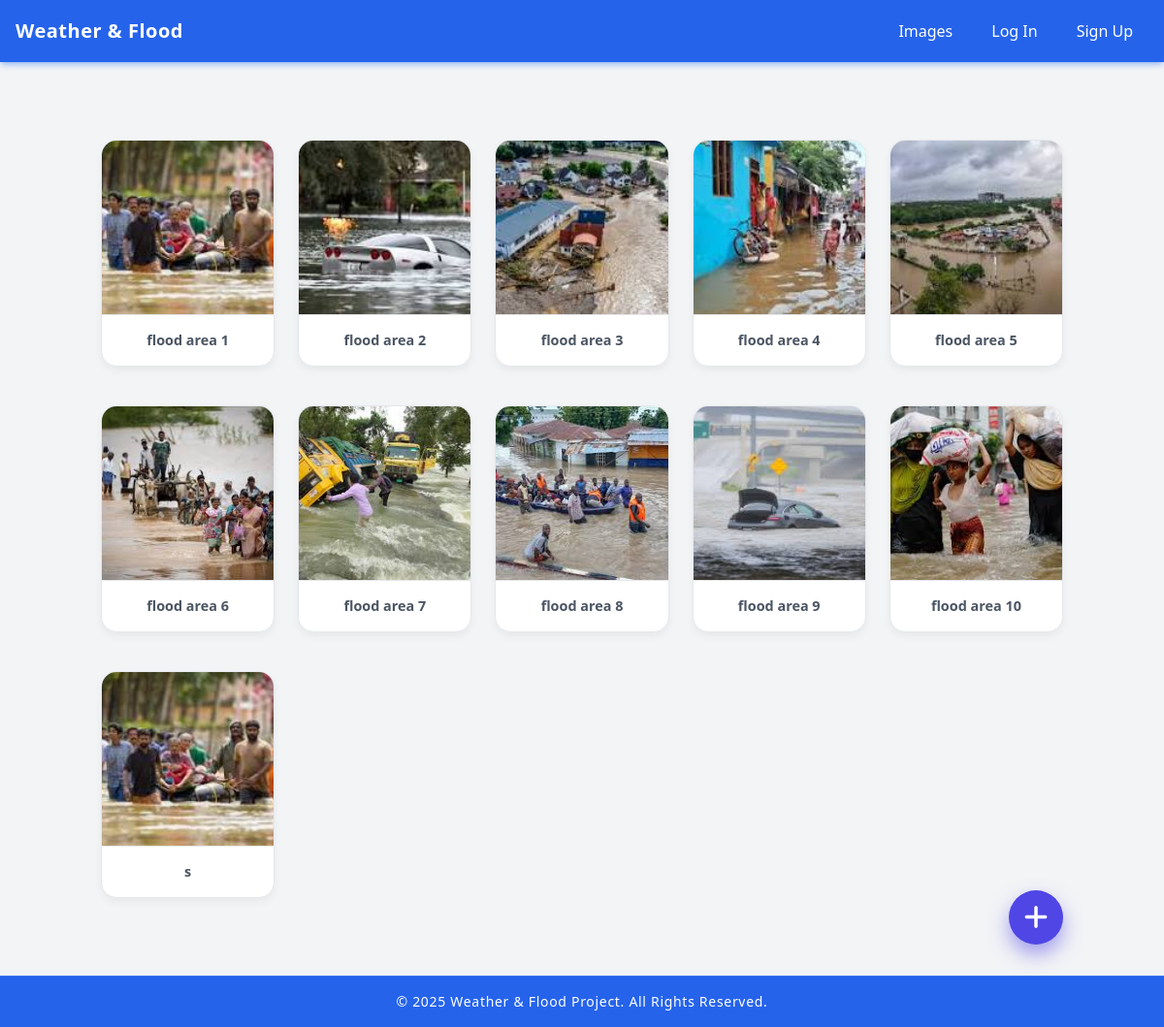
The page /about/ on the database its author committed.
### WF/models.py (models this page shows, shortened)
class ImageModel(models.Model):
    image = models.ImageField(upload_to='images/')
    link = models.URLField(blank=True, null=True)
    description = models.CharField(max_length=255)
    user = models.ForeignKey(User, on_delete=models.CASCADE) # Track uploader

### WF/views.py (the view)
# urls.py: path('about/', views.about, name='about'),     # Add missing comma here
def about(request):
    images = ImageModel.objects.all()
    if request.method == 'POST':
        if request.user.is_authenticated:
            form = ImageUploadForm(request.POST, request.FILES)
            if form.is_valid():
                image = form.save(commit=False)
                image.user = request.user
                image.save()
                return redirect('about')
        else:
            return redirect('login')
    else:
        form = ImageUploadForm()
    return render(request, 'WF/about.html', {'images': images, 'form': form})

### WF/templates/WF/about.html (shortened to what this page needs)
{% extends 'WF/base.html' %}
{% load static %}
{% load crispy_forms_tags %}
{% block content %}
<script src="https://cdn.tailwindcss.com"></script>
<link href="https://cdnjs.cloudflare.com/ajax/libs/font-awesome/6.4.0/css/all.min.css" rel="stylesheet" />
</head>
<body>
<div class="container">
  <button id="openModalBtn" aria-label="Open upload image modal" title="Upload new image">
    <i class="fas fa-plus" aria-hidden="true"></i>
  </button>
  <section class="grid grid-cols-2 sm:grid-cols-3 md:grid-cols-5 gap-x-6 gap-y-10">
    {% for image in images %}
    <div class="image-item image-card" tabindex="0" aria-label="Image card with description and link" data-link="{{ image.link|default:'' }}">
      <img src="{{ image.image.url }}" alt="Photo showing {{ image.description|default:'an image' }}" class="clickable-image" />
      <p class="desc-text">{{ image.description }}</p>
    </div>
    {% empty %}
      <p class="text-center text-gray-500 col-span-full">No images uploaded yet.</p>
    {% endfor %}
  </section>
</div>
</body>
{% endblock %}

### WF/templates/WF/base.html (shortened to what this page needs)
<html lang="en">
<head>
    <link href="https://cdn.jsdelivr.net/npm/tailwindcss@2.2.19/dist/tailwind.min.css" rel="stylesheet" />
</head>
<body class="bg-gray-100 font-sans text-gray-800">
    <header class="bg-blue-600 text-white p-4">
        <nav class="max-w-7xl mx-auto flex justify-between items-center">
            <a href="{% url 'home' %}" class="text-xl font-semibold tracking-wide select-none">Weather & Flood</a>
            <div class="flex items-center space-x-2">
                <a href="{% url 'about' %}" class="px-4 py-1 select-none">Images</a>
                {% if user.is_authenticated %}
                    <span class="px-4 py-1 select-none">Hello, {{ user.username }}</span>
                    <form method="post" action="{% url 'logout' %}" style="display: inline;">
                        {% csrf_token %}
                        <button type="submit" class="px-4 py-1 select-none">Logout</button>
                    </form>
                {% else %}
                    <a href="{% url 'login' %}?next={{ request.path }}" class="px-4 py-1 select-none">Log In</a>
                    <a href="{% url 'signup' %}" class="px-4 py-1 select-none">Sign Up</a>
                {% endif %}
            </div>
        </nav>
    </header>
    <main class="py-8">
        {% block content %}{% endblock %}
    </main>
    <footer class="bg-blue-600 text-white p-4 text-center select-none">
        <p>&copy; 2025 Weather & Flood Project. All Rights Reserved.</p>
    </footer>
</body>
</html>

### WF/templates/WF/base.html (style rules this page uses)
header { box-shadow: 0 4px 6px -1px rgb(59 130 246 / 0.4), 0 2px 4px -2px rgb(59 130 246 / 0.3); position: sticky; top: 0; z-index: 50; animation: slideDownFade 0.6s ease forwards; transform: translateY(-20px); opacity: 0; }
nav a { transition: color 0.3s ease, background-color 0.3s ease; }
main { max-width: 2000px; margin-left: auto; margin-right: auto; padding-left: 1rem; padding-right: 1rem; min-height: calc(100vh - 136px); animation: fadeInUp 0.8s ease forwards; opacity: 0; transform: translateY(20px); }
footer { box-shadow: inset 0 1px 0 rgb(255 255 255 / 0.1); font-weight: 500; letter-spacing: 0.05em; font-size: 0.875rem; user-select: none; animation: slideUpFade 0.6s ease forwards; transform: translateY(20px); opacity: 0; }

### WF/templates/WF/about.html (style rules this page uses)
body { font-family: 'Inter', sans-serif; background: #f3f4f6; color: #374151; min-height: 100vh; display: flex; flex-direction: column; }
.container { max-width: 6xl; margin-left: auto; margin-right: auto; padding-left: 1rem; padding-right: 1rem; padding-top: 3rem; padding-bottom: 3rem; flex-grow: 1; }
.image-card { background: white; border-radius: 1rem; box-shadow: 0 4px 8px rgb(0 0 0 / 0.05); border: 1px solid #e5e7eb; display: flex; flex-direction: column; height: 100%; overflow: hidden; cursor: pointer; transition: box-shadow 0.3s ease, transform 0.3s ease, border-color 0.3s ease; text-align: center; }
.image-card img { width: 100%; height: 180px; object-fit: cover; border-bottom: 1px solid #e5e7eb; transition: transform 0.5s ease; display: block; }
.desc-text { padding: 1rem 1.25rem; font-size: 0.9rem; color: #4b5563; font-weight: 600; line-height: 1.4; user-select: text; word-break: break-word; }
#openModalBtn { position: fixed; bottom: 2rem; right: 2rem; background: #4f46e5; border-radius: 9999px; width: 56px; height: 56px; display: flex; align-items: center; justify-content: center; border: none; cursor: pointer; transition: all 0.3s ease; box-shadow: 0 10px 20px rgb(79 70 229 / 0.5); z-index: 100; }
#openModalBtn i { color: white; font-size: 1.75rem; pointer-events: none; }

### rows shown on the page
ImageModel: image (picture), description "flood area 1"
ImageModel: image (picture), description "flood area 2"
ImageModel: image (picture), description "flood area 3"
ImageModel: image (picture), description "flood area 4"
ImageModel: image (picture), description "flood area 5"
ImageModel: image (picture), description "flood area 6"
ImageModel: image (picture), description "flood area 7"
ImageModel: image (picture), description "flood area 8"
ImageModel: image (picture), description "flood area 9"
ImageModel: image (picture), description "flood area 10"
ImageModel: image (picture), description "s"
